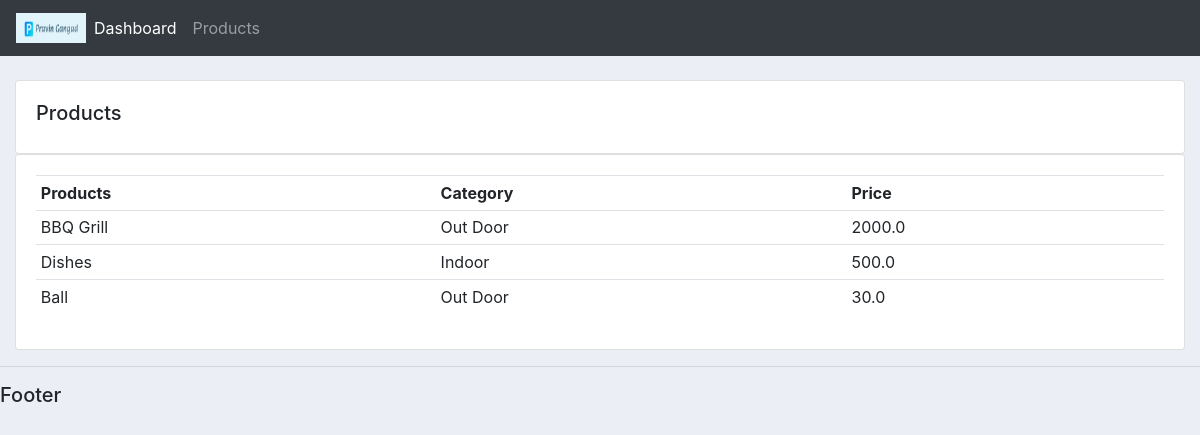
Screenshot of /products/ with the database file from the repository.
### accounts/models.py (models this page shows, shortened)
class Product(models.Model):
    CATEGORY = (('Indoor','Indoor'), ('Out Door', 'Out Door'))
    name = models.CharField(max_length=200, null=True)
    price = models.FloatField(null=True)
    category = models.CharField(max_length=200, null=True,choices=CATEGORY)
    description = models.CharField(max_length=200, null=True)
    date_created = models.DateField(auto_now_add=True, null=True)
    tags = models.ManyToManyField(Tag,null=True)

### accounts/views.py (the view)
# urls.py: path('products/', views.products,name="products"),
def products(request):
    products = Product.objects.all()
    return render(request, 'accounts/products.html', {'products': products})

### accounts/templates/accounts/products.html
{% extends 'accounts/main.html' %}
{%block content %}
<br>
<div class="row">
    <div class="col-md">
        <div class="card card-body">
            <h5>Products</h5>
        </div>
        <div class="card card-body">
            <table class="table table-sm">
                <tr>
                    <th>Products</th>
                    <th>Category</th>
                    <th>Price</th>
                </tr>
                {% for i in products %}
                <tr>
                    <td>
                        {{i.name}}
                    </td>
                    <td>
                        {{i.category}}
                    </td>
                    <td>
                        {{i.price}}
                    </td>
                </tr>
                {% endfor %}
            </table>
        </div>
    </div>
</div>
{% endblock %}

### static/css/main.css (style rules this page uses)
body { background-color: #ebeff5; }

### rows the page displays
Product: name "BBQ Grill", category "Out Door", price "2000.0"
Product: name "Dishes", category "Indoor", price "500.0"
Product: name "Ball", category "Out Door", price "30.0"
